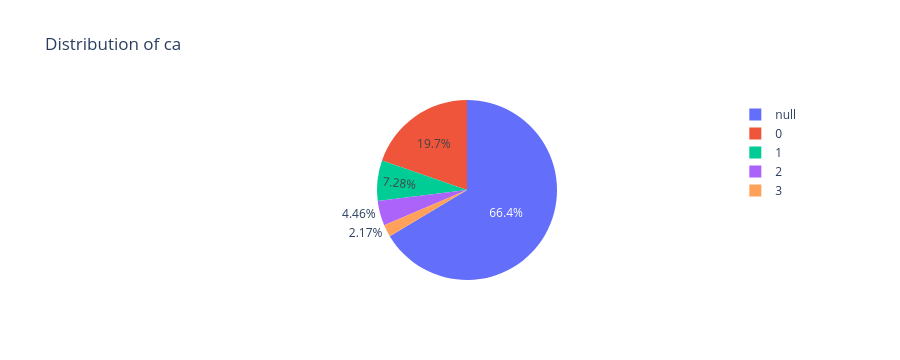

Notebook cell for this chart:
### Markdown cell above
## ca

### Code cell
col = "ca"
fig = px.pie(
    df,
    names=col,
    title=f"Distribution of {col}"
)
fig.show()

### Figure 1 — Plotly figure (JSON) as saved in the notebook; plotly's stock layout.template omitted (floating-point values rounded to 4 significant figures; data arrays with more than 128 entries replaced by an {"elided": "..."} marker saying what was removed)
{"data": [{"domain": {"x": [0, 1], "y": [0, 1]}, "hovertemplate": "ca=%{label}<extra></extra>", "labels": {"elided": "920 int values"}, "legendgroup": "", "name": "", "showlegend": true, "type": "pie"}], "layout": {"autosize": true, "height": 360, "legend": {"tracegroupgap": 0}, "title": {"text": "Distribution of ca"}}}
